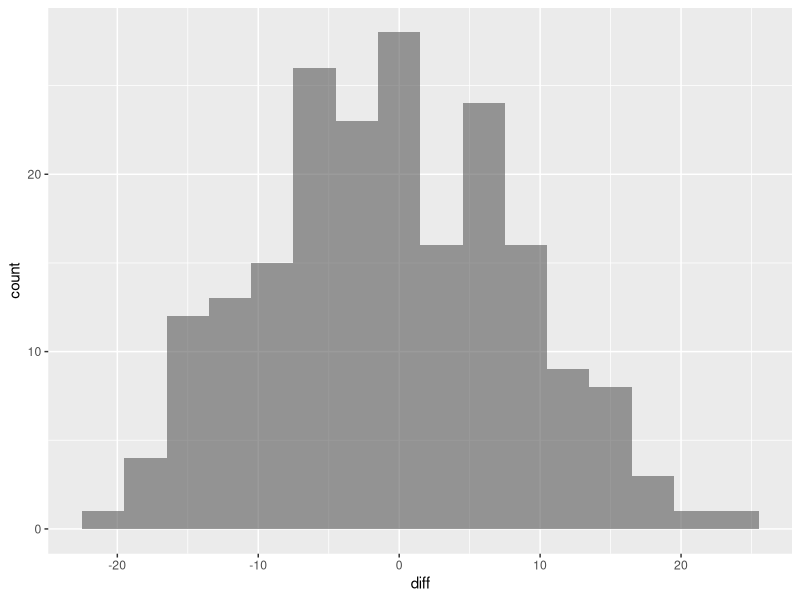

The R source for this figure:
# ---- 0. Setup and load libraries, if any ----

# Set the working directory
if(!require("rstudioapi")) install.packages("rstudioapi")
setwd(dirname(getSourceEditorContext()$path))

# Load libraries
library(ggplot2)

setwd(dirname(getSourceEditorContext()$path))  # set working directory

# Load data
scores <- read.csv("scores.csv")


# ---- 1. Analyzing the difference of the scores ----

scores$diff <- scores$read - scores$write

# First, let's plot the new 'diff' variable
ggplot(data=scores, aes(x=diff)) +
  geom_histogram(alpha=0.6, binwidth=3)



# ----------------------------------------------
# ---- 2. Computations ----

# Sample mean and standard deviation
xbar <- mean(scores$diff)
s <- sd(scores$diff)


# ---- 3. Test statistic and p-value ----

SE <- s / sqrt(length(scores$diff))
Tstat = (xbar - 0) / SE


# Calculate the tail area of the t distribution
pval = 2*pt(Tstat, df=200-1, lower.tail=TRUE)

# ----------------------------------------------
# ---- 4. 95% Confidence interval ----

CI = xbar+c(-1,1)*qt(p = 0.975, df = 200-1)*SE
